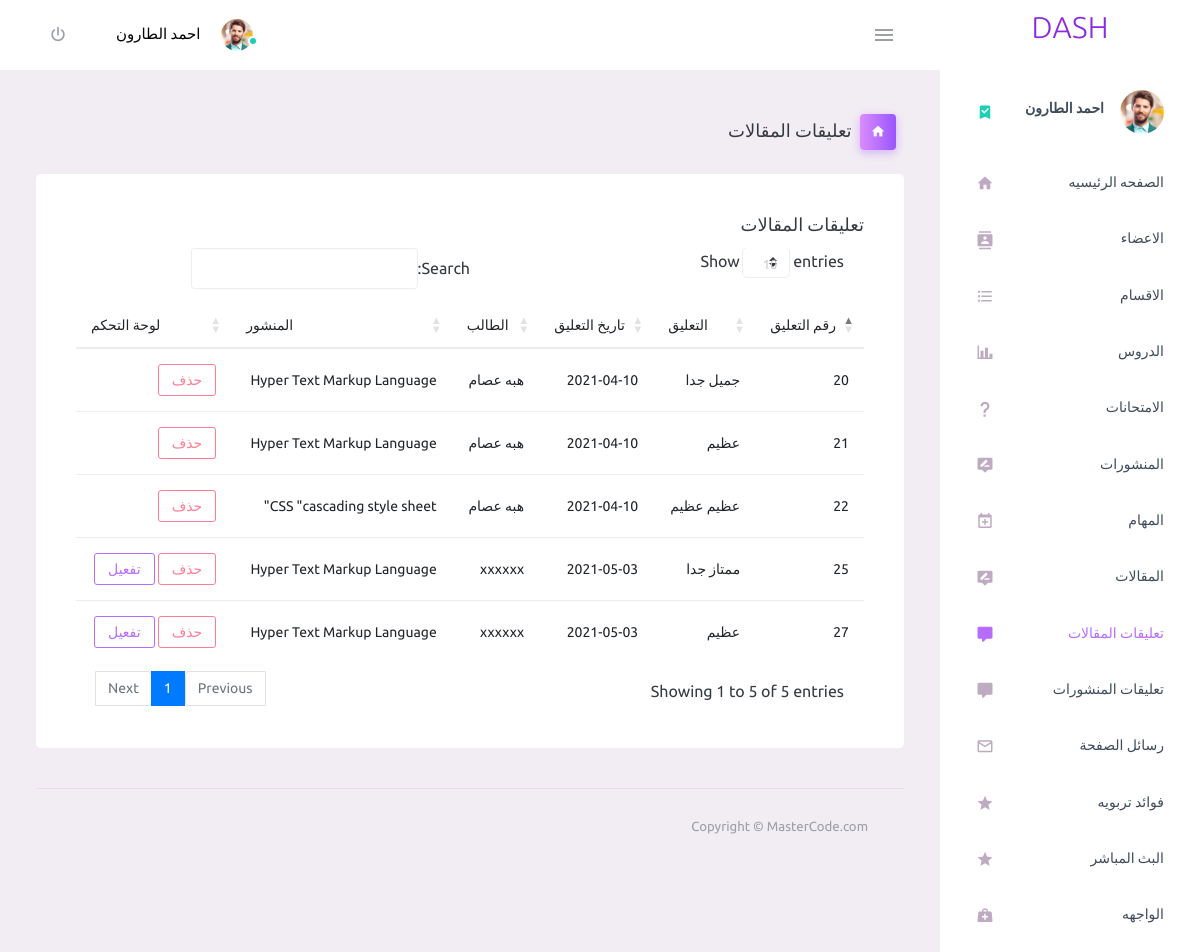
The app's page /admin/comment_lesson.php (signed in) with its own data.
### tables this page shows
CREATE TABLE `comments` (
  `comment_id` int(11) NOT NULL,
  `comment` text NOT NULL,
  `comment_data` date NOT NULL,
  `status` tinyint(4) NOT NULL DEFAULT 0,
  `member_id` int(11) NOT NULL,
  `post_id` int(11) DEFAULT NULL,
  `lesson_id` int(11) DEFAULT NULL,
  `message_id` int(11) DEFAULT NULL
);

CREATE TABLE `members` (
  `userid` int(11) NOT NULL,
  `username` varchar(255) NOT NULL,
  `password` varchar(255) NOT NULL,
  `email` varchar(255) DEFAULT NULL,
  `fullname` varchar(255) DEFAULT NULL,
  `groupid` int(11) NOT NULL DEFAULT 0,
  `regstatus` int(11) NOT NULL DEFAULT 0,
  `date` date NOT NULL,
  `avatar` varchar(225) NOT NULL DEFAULT 'img.png',
  `lil` text DEFAULT NULL,
  `exam answer` int(11) DEFAULT NULL,
  `lil_data` date DEFAULT NULL,
  `phone` int(20) DEFAULT NULL,
  `only` int(11) NOT NULL DEFAULT 0,
  `mac` varchar(255) DEFAULT NULL
);

CREATE TABLE `post` (
  `post_id` int(11) NOT NULL,
  `post_name` varchar(255) NOT NULL,
  `post_description` text NOT NULL,
  `post_image` varchar(255) NOT NULL,
  `post_data` date NOT NULL,
  `allow_comment` tinyint(4) NOT NULL DEFAULT 0,
  `users` int(11) NOT NULL,
  `tags` varchar(225) NOT NULL,
  `type` tinyint(4) DEFAULT NULL,
  `cat_id` int(11) DEFAULT NULL
);

### admin/comment_lesson.php (the view, shortened to what this page needs)
<?php
if (isset($_SESSION['username'])) {
    include 'inital.php';
    include 'includes/templates/header.php';
    include 'includes/templates/side.php';
    ?>
            <div class="main-panel ">
                <div class="content-wrapper ">
                    <div class="page-header ">
                        <h3 class="page-title ">
                            <span class="page-title-icon bg-gradient-primary text-white mr-2 ">
                                <i class="mdi mdi-home "></i>
                            </span>&nbsp; تعليقات المقالات
                        </h3>
                    </div>
                    <?php
                        $stmt = $con->prepare("SELECT
                                                comments.*, members.username AS Member, post.post_name AS post_name
                                            FROM
                                                comments
                                            INNER JOIN
                                                members
                                            ON
                                                members.userid = comments.member_id
                                            INNER JOIN
                                                post
                                            ON
                                                post.post_id = comments.post_id
                                            AND
                                                post.type = 1
                                            ORDER BY
                                                comment_id DESC");
                            $stmt->execute(array());
                            $rows = $stmt->fetchAll();
                            if (! empty($rows)) {
                    ?>
                    <div class="row ">
                        <div class="col-12 grid-margin ">
                            <div class="card ">
                                <div class="card-body ">
                                    <h4 class="card-title ">تعليقات المقالات</h4>
                                    <div class="table-responsive ">
                                        <table class="table " id="datatableid">
                                            <thead>
                                                <tr>
                                                    <th> رقم التعليق</th>
                                                    <th> التعليق</th>
                                                    <th>  تاريخ التعليق</th>
                                                    <th> الطالب</th>
                                                    <th>المنشور</th>
                                                    <th>لوحة التحكم</th>
                                                </tr>
                                            </thead>
                                            <tbody>
                                            <?php
							            foreach($rows as $row) {?>
                                            <tr>
                                                <td> <?php echo $row['comment_id'];?></td>
                                                <td><?php echo $row['comment'];?></td>
                                                <td> <?php echo $row['comment_data'];?></td>
                                                <td> <?php echo $row['Member'];?></td>
                                                <td> <?php echo $row['post_name'];?></td>
                                                <td>
                                                    <button type="button " class="btn btn-outline-danger btn-sm delete_comment"data-toggle="modal" data-target="#remove">حذف</button>
                                                    <?php  if($row['status']== 0){echo'<button type="button " class="btn btn-outline-primary btn-sm activiate_comment" data-toggle="modal" data-target="#activiate">تفعيل</button>';} ?>
                                                </td>
                                            </tr>
                                        <?php } ?>
                                            </tbody>
                                        </table>
                                    </div>
                                </div>
                            </div>
                        </div>
                    </div>
                <?php }
include 'includes/templates/footer.php';
} else {
    header('Location: index.php');
    exit();
}
?>

### records on screen
comments: comment_id "27", comment "عظيم", comment_data "2021-05-03", member.username "xxxxxx", post.post_name "Hyper Text Markup Language", status "تفعيل"
comments: comment_id "25", comment "ممتاز جدا", comment_data "2021-05-03", member.username "xxxxxx", post.post_name "Hyper Text Markup Language", status "تفعيل"
comments: comment_id "22", comment "عظيم عظيم", comment_data "2021-04-10", member.username "هبه عصام", post.post_name "CSS \"cascading style sheet\""
comments: comment_id "21", comment "عظيم", comment_data "2021-04-10", member.username "هبه عصام", post.post_name "Hyper Text Markup Language"
comments: comment_id "20", comment "جميل جدا", comment_data "2021-04-10", member.username "هبه عصام", post.post_name "Hyper Text Markup Language"

### other values on screen
$_SESSION['username'] "احمد الطارون"
